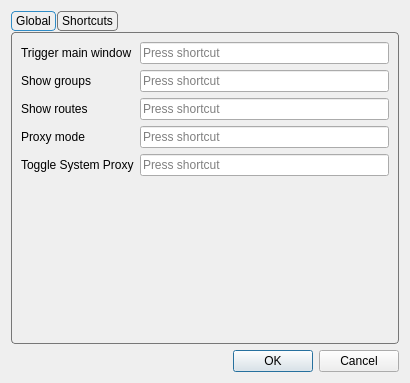
<?xml version="1.0" encoding="UTF-8"?>
<ui version="4.0">
 <class>DialogHotkey</class>
 <widget class="QDialog" name="DialogHotkey">
  <property name="geometry">
   <rect>
    <x>0</x>
    <y>0</y>
    <width>410</width>
    <height>383</height>
   </rect>
  </property>
  <property name="windowTitle">
   <string>Hotkey</string>
  </property>
  <layout class="QVBoxLayout" name="verticalLayout">
   <item>
    <widget class="QTabWidget" name="tabWidget">
     <property name="styleSheet">
      <string notr="true">QTabWidget::pane {
    margin-top: 1px;
    border: 1px solid #777777;
    border-radius: 4px;
}

QTabBar {
    background: transparent;
    qproperty-drawBase: 0;
}

QTabBar::tab {
    border: 1px solid #777777;
    border-radius: 4px;

    padding: 2px 4px;
    margin-right: 1px;
}

QTabBar::tab:selected {
    border: 1px solid palette(highlight);
}

QTabBar::tab:!selected {
    border: 1px solid #777777;
}

QTabBar::tab:hover:!selected {
    border: 1px solid #777777;
}</string>
     </property>
     <property name="currentIndex">
      <number>0</number>
     </property>
     <widget class="QWidget" name="tab">
      <attribute name="title">
       <string>Global</string>
      </attribute>
      <layout class="QFormLayout" name="formLayout">
       <item row="0" column="0">
        <widget class="QLabel" name="label">
         <property name="text">
          <string>Trigger main window</string>
         </property>
        </widget>
       </item>
       <item row="0" column="1">
        <widget class="QtExtKeySequenceEdit" name="show_mainwindow"/>
       </item>
       <item row="1" column="0">
        <widget class="QLabel" name="label_3">
         <property name="text">
          <string>Show groups</string>
         </property>
        </widget>
       </item>
       <item row="1" column="1">
        <widget class="QtExtKeySequenceEdit" name="show_groups"/>
       </item>
       <item row="2" column="0">
        <widget class="QLabel" name="label_4">
         <property name="text">
          <string>Show routes</string>
         </property>
        </widget>
       </item>
       <item row="2" column="1">
        <widget class="QtExtKeySequenceEdit" name="show_routes"/>
       </item>
       <item row="3" column="0">
        <widget class="QLabel" name="label_2">
         <property name="text">
          <string>Proxy mode</string>
         </property>
        </widget>
       </item>
       <item row="3" column="1">
        <widget class="QtExtKeySequenceEdit" name="system_proxy"/>
       </item>
       <item row="4" column="0">
        <widget class="QLabel" name="toggle_proxy_l">
         <property name="text">
          <string>Toggle System Proxy</string>
         </property>
        </widget>
       </item>
       <item row="4" column="1">
        <widget class="QtExtKeySequenceEdit" name="toggle_proxy"/>
       </item>
      </layout>
     </widget>
     <widget class="QWidget" name="tab_2">
      <attribute name="title">
       <string>Shortcuts</string>
      </attribute>
      <layout class="QHBoxLayout" name="horizontalLayout">
       <item>
        <widget class="QScrollArea" name="shortcut_area">
         <property name="horizontalScrollBarPolicy">
          <enum>Qt::ScrollBarPolicy::ScrollBarAsNeeded</enum>
         </property>
         <property name="widgetResizable">
          <bool>true</bool>
         </property>
         <widget class="QWidget" name="scrollAreaWidgetContents">
          <property name="geometry">
           <rect>
            <x>0</x>
            <y>0</y>
            <width>59</width>
            <height>16</height>
           </rect>
          </property>
         </widget>
        </widget>
       </item>
      </layout>
     </widget>
    </widget>
   </item>
   <item>
    <widget class="QDialogButtonBox" name="buttonBox">
     <property name="focusPolicy">
      <enum>Qt::FocusPolicy::StrongFocus</enum>
     </property>
     <property name="standardButtons">
      <set>QDialogButtonBox::StandardButton::Cancel|QDialogButtonBox::StandardButton::Ok</set>
     </property>
    </widget>
   </item>
  </layout>
 </widget>
 <customwidgets>
  <customwidget>
   <class>QtExtKeySequenceEdit</class>
   <extends>QKeySequenceEdit</extends>
   <header>3rdparty/QtExtKeySequenceEdit.h</header>
  </customwidget>
 </customwidgets>
 <tabstops>
  <tabstop>buttonBox</tabstop>
 </tabstops>
 <resources/>
 <connections>
  <connection>
   <sender>buttonBox</sender>
   <signal>accepted()</signal>
   <receiver>DialogHotkey</receiver>
   <slot>accept()</slot>
   <hints>
    <hint type="sourcelabel">
     <x>258</x>
     <y>255</y>
    </hint>
    <hint type="destinationlabel">
     <x>199</x>
     <y>149</y>
    </hint>
   </hints>
  </connection>
  <connection>
   <sender>buttonBox</sender>
   <signal>rejected()</signal>
   <receiver>DialogHotkey</receiver>
   <slot>reject()</slot>
   <hints>
    <hint type="sourcelabel">
     <x>258</x>
     <y>255</y>
    </hint>
    <hint type="destinationlabel">
     <x>199</x>
     <y>149</y>
    </hint>
   </hints>
  </connection>
 </connections>
</ui>
